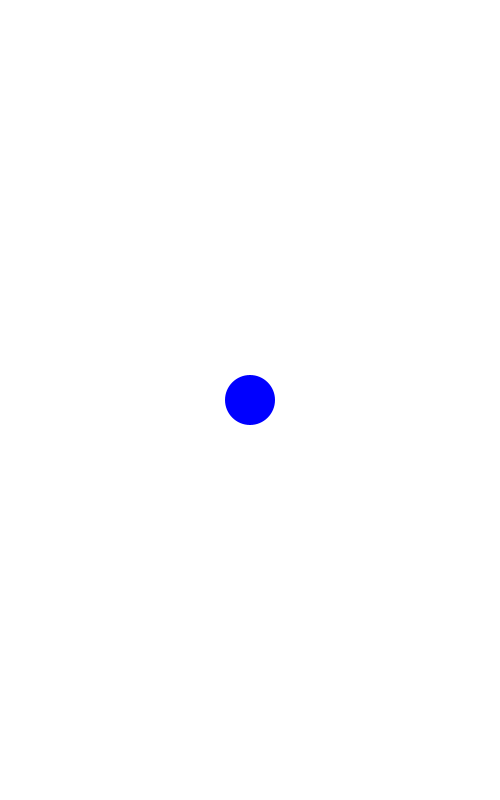
Frame 1 (no input)
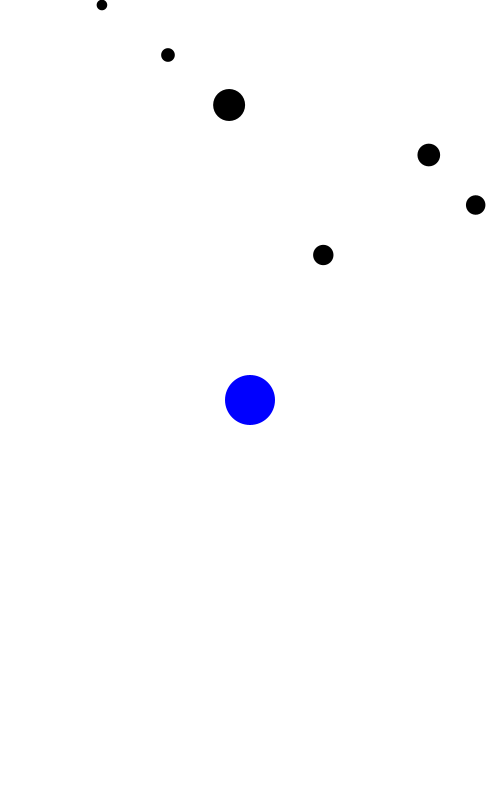
Frame 60 (the mouse pressed at the canvas centre just before this capture)
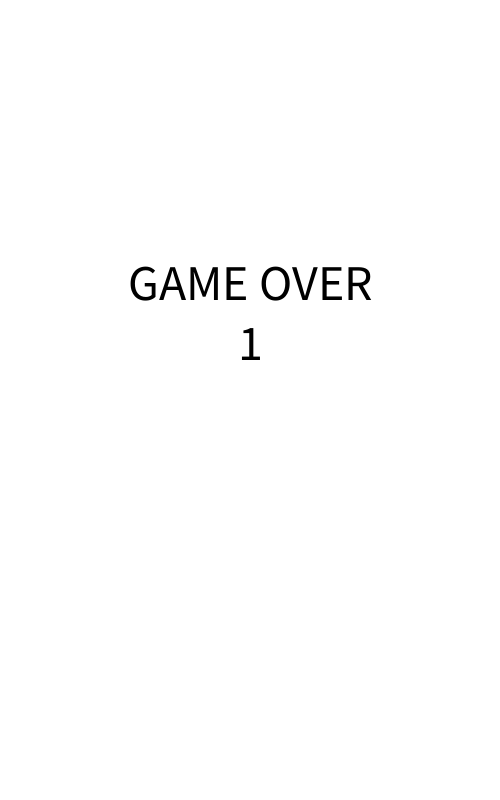
Frame 120 (the mouse held since frame 60 and released just before this capture)

The Processing sketch that drew these frames (run headless with seeded random() and noise(); from frame 60 on, the mouse is pressed at the canvas centre):

// Processing sketch: AvoidCircle5
// ── AvoidCircle5.pde
float x = 250;
float y = 400;
float s = 50;
FloatList block_x = new FloatList(); 
FloatList block_y = new FloatList();  
FloatList block_size = new FloatList();
boolean over = false;
int time = 0;
void setup() {
    size(500,800);
    noStroke();
}

void draw() {
  background(255);
  if (over) {
    textSize(50);
    textAlign(CENTER);
    text("GAME OVER", 250,300);
    text(time,250,360);
    return;
  } else {
    time = frameCount/60;
  }

  fill(0,0,255);
  ellipse(x,y,s,s);

  if (keyPressed) {
    if (keyCode == RIGHT) {
      x += 3;
    }
    if (keyCode == LEFT) {
      x -= 3;
    }
    if (keyCode == UP) {
      y -= 3;
    }
    if (keyCode == DOWN) {
      y += 3;
    }
  }
  if (x < s/2) {
    x += 3;
  }
  if (x > width-s/2) {
    x -= 3;
  }
  if (y < s/2) {
    y += 3;
  }
  if (y > height-s/2) {
    y -= 3;
  }
  if (frameCount % 10 == 0) {
    block_x.append(random(width));
    block_y.append(0);
    block_size.append(random(10,50));
  }
  for (int i=0; i<block_y.size(); i++) {
    block_y.set(i, block_y.get(i)+5);
    fill(0);
    ellipse(block_x.get(i),
        block_y.get(i),
        block_size.get(i),
        block_size.get(i));
    float dst = dist(x,y,block_x.get(i),block_y.get(i));
    if (dst < (block_size.get(i)+s)/2) {
      over = true;
    }
  }
}
